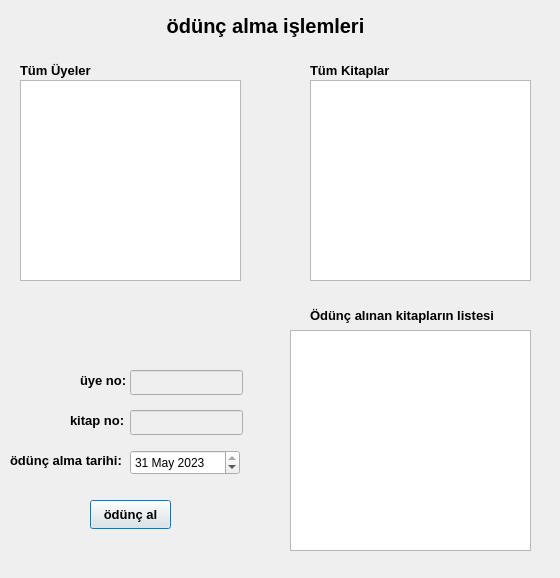
<?xml version="1.0" encoding="UTF-8"?>
<ui version="4.0">
 <class>odunc_alma_islemleri</class>
 <widget class="QDialog" name="odunc_alma_islemleri">
  <property name="geometry">
   <rect>
    <x>0</x>
    <y>0</y>
    <width>560</width>
    <height>578</height>
   </rect>
  </property>
  <property name="windowTitle">
   <string>Dialog</string>
  </property>
  <widget class="QLabel" name="label">
   <property name="geometry">
    <rect>
     <x>100</x>
     <y>10</y>
     <width>331</width>
     <height>31</height>
    </rect>
   </property>
   <property name="palette">
    <palette>
     <active>
      <colorrole role="WindowText">
       <brush brushstyle="SolidPattern">
        <color alpha="255">
         <red>191</red>
         <green>0</green>
         <blue>0</blue>
        </color>
       </brush>
      </colorrole>
     </active>
     <inactive>
      <colorrole role="WindowText">
       <brush brushstyle="SolidPattern">
        <color alpha="255">
         <red>0</red>
         <green>0</green>
         <blue>0</blue>
        </color>
       </brush>
      </colorrole>
     </inactive>
     <disabled>
      <colorrole role="WindowText">
       <brush brushstyle="SolidPattern">
        <color alpha="255">
         <red>120</red>
         <green>120</green>
         <blue>120</blue>
        </color>
       </brush>
      </colorrole>
     </disabled>
    </palette>
   </property>
   <property name="font">
    <font>
     <pointsize>15</pointsize>
     <bold>true</bold>
    </font>
   </property>
   <property name="text">
    <string>ödünç alma işlemleri</string>
   </property>
   <property name="alignment">
    <set>Qt::AlignCenter</set>
   </property>
  </widget>
  <widget class="QLabel" name="label_2">
   <property name="geometry">
    <rect>
     <x>20</x>
     <y>60</y>
     <width>91</width>
     <height>20</height>
    </rect>
   </property>
   <property name="font">
    <font>
     <pointsize>10</pointsize>
     <bold>true</bold>
    </font>
   </property>
   <property name="text">
    <string>Tüm Üyeler</string>
   </property>
  </widget>
  <widget class="QTableView" name="table_tum_uye">
   <property name="geometry">
    <rect>
     <x>20</x>
     <y>80</y>
     <width>221</width>
     <height>201</height>
    </rect>
   </property>
  </widget>
  <widget class="QLabel" name="label_3">
   <property name="geometry">
    <rect>
     <x>310</x>
     <y>60</y>
     <width>81</width>
     <height>20</height>
    </rect>
   </property>
   <property name="font">
    <font>
     <pointsize>10</pointsize>
     <bold>true</bold>
    </font>
   </property>
   <property name="text">
    <string>Tüm Kitaplar</string>
   </property>
  </widget>
  <widget class="QTableView" name="table_tum_kitap">
   <property name="geometry">
    <rect>
     <x>310</x>
     <y>80</y>
     <width>221</width>
     <height>201</height>
    </rect>
   </property>
  </widget>
  <widget class="QLabel" name="label_4">
   <property name="geometry">
    <rect>
     <x>310</x>
     <y>300</y>
     <width>201</width>
     <height>31</height>
    </rect>
   </property>
   <property name="font">
    <font>
     <pointsize>10</pointsize>
     <bold>true</bold>
    </font>
   </property>
   <property name="text">
    <string>Ödünç alınan kitapların listesi</string>
   </property>
  </widget>
  <widget class="QTableView" name="table_odunc_alinan">
   <property name="geometry">
    <rect>
     <x>290</x>
     <y>330</y>
     <width>241</width>
     <height>221</height>
    </rect>
   </property>
  </widget>
  <widget class="QLabel" name="label_5">
   <property name="geometry">
    <rect>
     <x>80</x>
     <y>370</y>
     <width>51</width>
     <height>20</height>
    </rect>
   </property>
   <property name="font">
    <font>
     <pointsize>10</pointsize>
     <bold>true</bold>
    </font>
   </property>
   <property name="text">
    <string>üye no:</string>
   </property>
  </widget>
  <widget class="QLabel" name="label_6">
   <property name="geometry">
    <rect>
     <x>70</x>
     <y>410</y>
     <width>61</width>
     <height>20</height>
    </rect>
   </property>
   <property name="font">
    <font>
     <pointsize>10</pointsize>
     <bold>true</bold>
    </font>
   </property>
   <property name="text">
    <string>kitap no:</string>
   </property>
  </widget>
  <widget class="QLabel" name="label_7">
   <property name="geometry">
    <rect>
     <x>10</x>
     <y>450</y>
     <width>121</width>
     <height>20</height>
    </rect>
   </property>
   <property name="font">
    <font>
     <pointsize>10</pointsize>
     <bold>true</bold>
    </font>
   </property>
   <property name="text">
    <string>ödünç alma tarihi:</string>
   </property>
  </widget>
  <widget class="QLineEdit" name="line_uye_no">
   <property name="enabled">
    <bool>false</bool>
   </property>
   <property name="geometry">
    <rect>
     <x>130</x>
     <y>370</y>
     <width>113</width>
     <height>25</height>
    </rect>
   </property>
  </widget>
  <widget class="QLineEdit" name="line_kitap_no">
   <property name="enabled">
    <bool>false</bool>
   </property>
   <property name="geometry">
    <rect>
     <x>130</x>
     <y>410</y>
     <width>113</width>
     <height>25</height>
    </rect>
   </property>
  </widget>
  <widget class="QPushButton" name="pushButton">
   <property name="geometry">
    <rect>
     <x>90</x>
     <y>500</y>
     <width>81</width>
     <height>29</height>
    </rect>
   </property>
   <property name="font">
    <font>
     <pointsize>10</pointsize>
     <bold>true</bold>
    </font>
   </property>
   <property name="text">
    <string>ödünç al</string>
   </property>
  </widget>
  <widget class="QDateEdit" name="date">
   <property name="geometry">
    <rect>
     <x>130</x>
     <y>450</y>
     <width>110</width>
     <height>25</height>
    </rect>
   </property>
   <property name="dateTime">
    <datetime>
     <hour>21</hour>
     <minute>0</minute>
     <second>0</second>
     <year>2023</year>
     <month>5</month>
     <day>31</day>
    </datetime>
   </property>
  </widget>
 </widget>
 <resources/>
 <connections/>
</ui>
